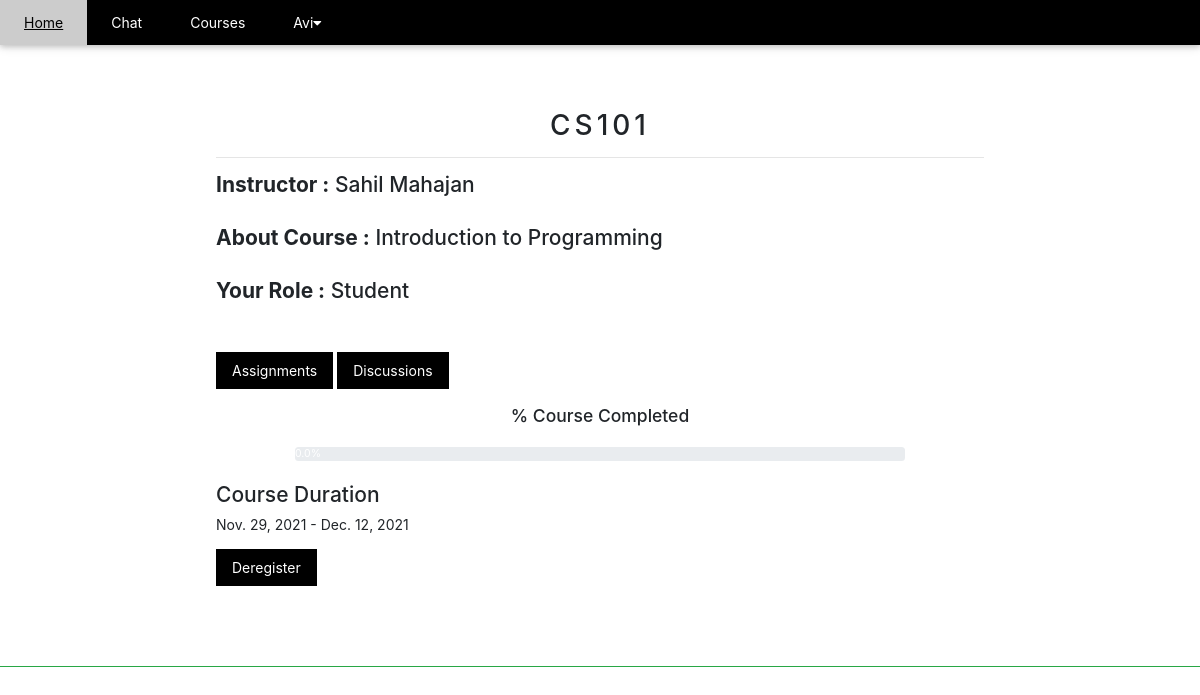
Screenshot of /1/course-view/ (signed in) with the database file from the repository.
### authentication/models.py (models this page shows, shortened)
class User(AbstractUser):
    username = None
    role = models.CharField(max_length=12, error_messages={
        'required': "Role must be provided"
    })
    email = models.EmailField(unique=True, blank=False,
                              error_messages={
                                  'unique': "A user with that email already exists.",
                              })
    roll_number = models.CharField(unique=True, blank=False,default=0, max_length=10)
    USERNAME_FIELD = "email"
    REQUIRED_FIELDS = []
    objects = UserManager()

### core/models.py (models this page shows, shortened)
class Course(models.Model):
    user = models.ForeignKey(User, on_delete=models.CASCADE)
    course_name = models.CharField(max_length=100)
    teacher_name = models.CharField(max_length=50)
    teacher_details = models.TextField()
    student_code = models.CharField(max_length=6)
    ta_code =models.CharField(max_length=6)
    super_ta_code =models.CharField(max_length=6)
    created_at = models.DateField(default=timezone.now)
    end_date = models.DateField(max_length=20)

### core/views.py (the view)
# urls.py: path('<int:id>/course-view/', course_single, name='course-view'),
def course_single(request, id):
    course = get_object_or_404(Course, id=id)
    student = Student.objects.filter(course=course, user=request.user)
    student_id = 0
    for item in student:
        student_id = item.id
    id=id
    is_registered = 0
    submitted = []
    total = []
    complete = 0
    is_ta = 0
    is_super_ta = 0
    students = Student.objects.filter(course = course, user=request.user)
    for item in students:
        is_ta = item.is_ta
        is_super_ta = item.is_super_ta
    for user in course.student_set.all():
        if(request.user.email == user.user.email):
            is_registered = 1
    if is_registered == 1:
        assignment_list = Assignment.objects.filter(course = course)
        for assignment in assignment_list:
            total.append(assignment)
            if request.user.assignmentsubmission_set.filter(assignment = assignment):
                    submitted.append(assignment)
        complete = len(submitted)/len(total) * 100
        complete = str(round(complete, 2))
    if(request.user.role=='student' and is_ta == 0):
        role = "Student"
    elif(request.user.role=='student' and is_ta == 1 and is_super_ta == 0):
        role = "Standard TA"
    elif(request.user.role=='student' and is_ta == 1 and is_super_ta == 1):
        role = "Super TA"
    else:
        role = "Instructor"
    return render(request, "core/instructor/view_course.html", {
        'course': course ,
        'is_registered': is_registered,
        'complete' : complete,
        'is_ta': is_ta,
        'is_super_ta': is_super_ta,
        'role': role,
        'student_id': student_id
        })

### templates/core/instructor/view_course.html (shortened to what this page needs)
{% extends 'base.html' %}
{% load static %}
{% block content %}
<div class="w3-container w3-content w3-padding-64" style="max-width:800px" id="contact">
 <h2 class="w3-wide w3-center">{{ course.course_name }}</h2>
                <hr/>
                <h4> <strong>Instructor :</strong> {{ course.teacher_name }} </h4>
                        <br/>
                <h4> <strong>About Course :</strong> {{ course.teacher_details }}</h4>
                <br/>
                <h4> <strong>Your Role :</strong> {{ role }}</h4>
                        <br/>
                        <br/>
                {% if request.user.is_authenticated and request.user.role == 'student' %}
                {% if is_registered == 0 %}
                <a href="{% url 'core:course-register' course.id %}"><button class="w3-button w3-black w3-margin-bottom" onclick="document.getElementById('ticketModal').style.display='block'">Register</button></a>
                {% else %}
                <a href="{% url 'core:assignment-list' course.id %}"><button class="w3-button w3-black w3-margin-bottom" onclick="document.getElementById('ticketModal').style.display='block'">Assignments</button></a>
                <a href="{% url 'core:discussion-list' course.id %}"><button class="w3-button w3-black w3-margin-bottom" onclick="document.getElementById('ticketModal').style.display='block'">Discussions</button></a>
                <link rel="stylesheet" href="https://maxcdn.bootstrapcdn.com/bootstrap/4.0.0-beta.3/css/bootstrap.min.css">
                {% if is_ta == 0 %}
                <section id="about">
                <h5 class="text-center pb-3">% Course Completed</h5>
                <div class="container">
                        <div class="row">
                        <div class="col-20 col-md-6 col-lg-10 offset-lg-1">
                                <div class="progress mb-2">
                                <div class="progress-bar progress-bar-striped progress-bar-animated" role="progressbar" aria-valuenow="25" aria-valuemin="0" aria-valuemax="100" style="width: {{ complete }}%">{{ complete }}%</div>
                                </div>
                        </div>
                        </div>
                </div>
                </section>
                {% endif %}
                {% endif %}
                {% endif %}
                <p>  <h4>Course Duration </h4>{{ course.created_at }} - {{ course.end_date }} </p>
                {% if request.user.is_authenticated and request.user.role == 'student' and is_registered == 1 %}
                <a href="registered-students/deregister_student/{{student_id}}"><button class="w3-button w3-black w3-margin-bottom" onclick="document.getElementById('ticketModal').style.display='block'">Deregister</button></a>
                {% endif %}
        </div>
{% endblock %}

### templates/nav.html (shortened to what this page needs)
<div class="w3-top">
    <div class="w3-bar w3-black w3-card">
    <a href="/" class="w3-bar-item w3-button w3-padding-large">Home</a>
    {% if request.user.is_authenticated and request.user.role == 'instructor' %}
    <a href="{% url 'chat:chats' %}" class="w3-bar-item w3-button w3-padding-large">Chat</a>
    <a href="{% url 'core:course' %}" class="w3-bar-item w3-button w3-padding-large">Courses</a>
    <div class="w3-dropdown-hover w3-hide-small">
    <button class="w3-padding-large w3-button" title="More">{{ request.user.first_name }}<i class="fa fa-caret-down"></i></button>
    <div class="w3-dropdown-content w3-bar-block w3-card-4">
    <a href="{% url 'authentication:instructor-profile-update' %}" class="w3-bar-item w3-button">Edit Profile</a>
    <a href="{% url 'authentication:instructor-change-password' %}" class="w3-bar-item w3-button">Change Password</a>
    <a href="{% url 'core:course-create' %}" class="w3-bar-item w3-button">Create Course</a>
    <a href="{% url 'core:student-todo-list'  %}" class="w3-bar-item w3-button">To Do List</a>
    <a href="{% url 'authentication:logout' %}" class="w3-bar-item w3-button">Logout</a>
    </div>
                 {% elif request.user.is_authenticated and request.user.role == 'student' %}
                 <a href="{% url 'chat:chats' %}" class="w3-bar-item w3-button w3-padding-large">Chat</a>
                 <a href="{% url 'core:course' %}" class="w3-bar-item w3-button w3-padding-large">Courses</a>
                 <div class="w3-dropdown-hover w3-hide-small">
                    <button class="w3-padding-large w3-button" title="More">{{ request.user.first_name }}<i class="fa fa-caret-down"></i></button>
                    {% endif %}
    </div>
    </div>

### static/css/ournewstyles.css (style rules this page uses)
html { box-sizing:border-box }
*,*:before,*:after { box-sizing:inherit }
html { -ms-text-size-adjust:100%;-webkit-text-size-adjust:100% }
body { margin:0 }
article,aside,details,figcaption,figure,footer,header,main,menu,nav,section { display:block }
a { background-color:transparent }
b,strong { font-weight:bolder }
hr { box-sizing:content-box;height:0;overflow:visible }
button,input,select,textarea,optgroup { font:inherit;margin:0 }
button,input { overflow:visible }
button,select { text-transform:none }
button,[type=button],[type=reset],[type=submit] { -webkit-appearance:button }
html,body { font-family:Verdana,sans-serif;font-size:15px;line-height:1.5;overflow-y:scroll }
h2 { font-size:30px }
h4 { font-size:20px }
h5 { font-size:18px }
h1,h2,h3,h4,h5,h6 { font-family:"Segoe UI",Arial,sans-serif;font-weight:400;margin:10px 0 }
.w3-wide { letter-spacing:4px }
hr { border:0;border-top:1px solid #eee;margin:20px 0 }
a { color:inherit }
.w3-btn,.w3-button { border:none;display:inline-block;padding:8px 16px;vertical-align:middle;text-decoration:none;color:inherit;background-color:inherit;text-align:center;cursor:pointer;white-space:nowrap }
.w3-btn,.w3-button { -webkit-touch-callout:none;-webkit-user-select:none;-khtml-user-select:none;-moz-user-select:none;-ms-user-select:none;user-select:none }
.w3-dropdown-click,.w3-dropdown-hover { position:relative;display:inline-block;cursor:pointer }
.w3-bar { width:100% }
.w3-bar .w3-bar-item { padding:8px 16px;float:left;width:auto;border:none;display:block;outline:0 }
.w3-bar .w3-dropdown-hover,.w3-bar .w3-dropdown-click { position:static;float:left }
.w3-bar .w3-button { white-space:normal }
.w3-container:after,.w3-container:before,.w3-panel:after,.w3-panel:before,.w3-row:after,.w3-row:before,.w3-row-padding:after,.w3-row-padding:before, .w3-cell-row:before,.w3-cell-row:after,.w3-clear:after,.w3-clear:before,.w3-bar:before,.w3-bar:after { content:"";display:table;clear:both }
.w3-content,.w3-auto { margin-left:auto;margin-right:auto }
.w3-content { max-width:980px }
.w3-top,.w3-bottom { position:absolute;width:100%;z-index:1 }
.w3-top { top:0 }
.w3-container,.w3-panel { padding:0.01em 16px }
.w3-card,.w3-card-2 { box-shadow:0 2px 5px 0 rgba(0,0,0,0.16),0 2px 10px 0 rgba(0,0,0,0.12) }
.w3-center { text-align:center!important }
.w3-margin-bottom { margin-bottom:16px!important }
.w3-padding-large { padding:12px 24px!important }
.w3-padding-64 { padding-top:64px!important;padding-bottom:64px!important }
.w3-black,.w3-hover-black:hover { color:#fff!important;background-color:#000!important }

### templates/base.html (style rules this page uses)
body { font-family: "Lato", sans-serif }

### rows the page displays
User: user.first_name "Avi"
Course: course_name "CS101", teacher_name "Sahil Mahajan", teacher_details "Introduction to Programming", created_at "Nov. 29, 2021", end_date "Dec. 12, 2021"

### other values shown
{{ role }} "Student"
{{ complete }} "0.0"
